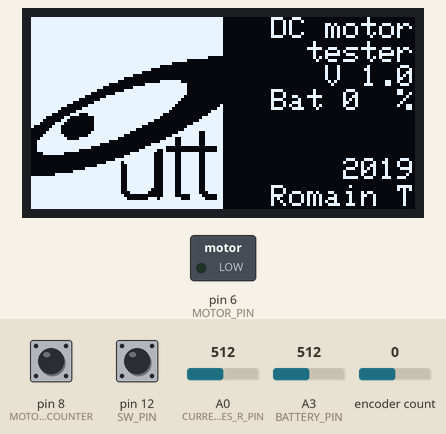
This sketch was run on a simulated Arduino Uno, built with avr-gcc and run on an emulated ATmega328P. Shown: 128×64 one-colour display, switched loads named in the sketch (green lamp = pin HIGH). The inputs (shaded band) are chosen by the test bench; at power-on: pin 12 (SW_PIN) HIGH, encoder count 0, A3 (BATTERY_PIN) = 512, pin 8 (MOTOR_REV_COUNTER) HIGH, A0 (CURRENT_MES_R_PIN) = 512. What the sketch prints to the serial monitor is not drawn.

Above: at 1.2 s.
1.3 s: pin 12 (SW_PIN) pulled LOW for 0.15 s
At 2.3 s:
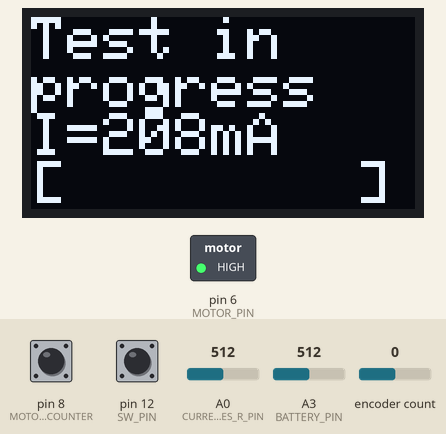
4.4 s: pin 12 (SW_PIN) pulled LOW for 1 s
At 4.7 s:
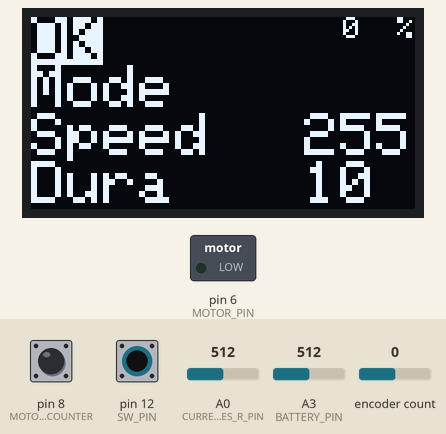
6.9 s: encoder count set to 1
At 8.1 s:
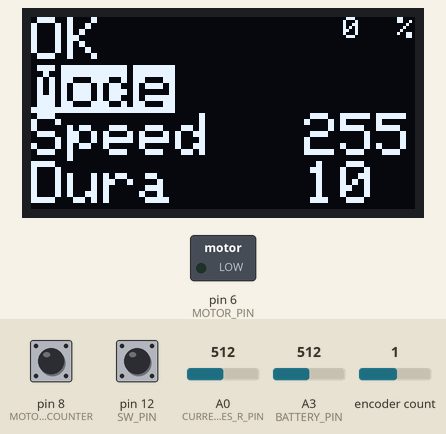
8.4 s: encoder count set to 2
At 9.3 s:
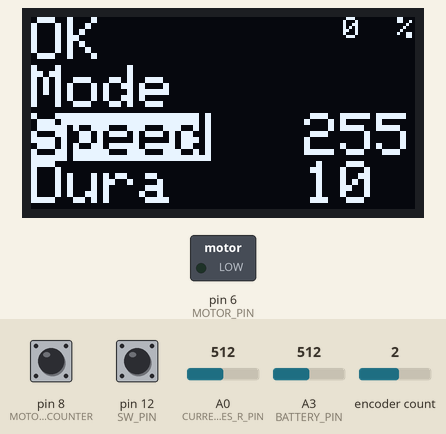
9.9 s: pin 12 (SW_PIN) pulled LOW for 0.15 s
At 10.5 s:
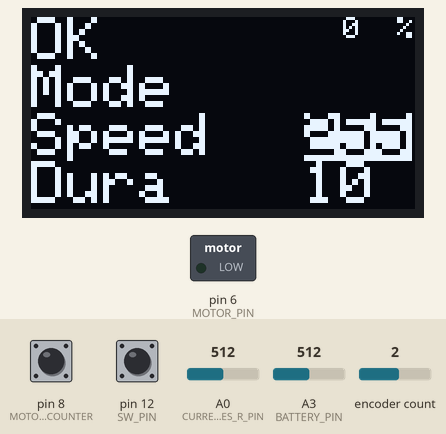
11.5 s: A3 (BATTERY_PIN) set to 900
At 12.9 s:
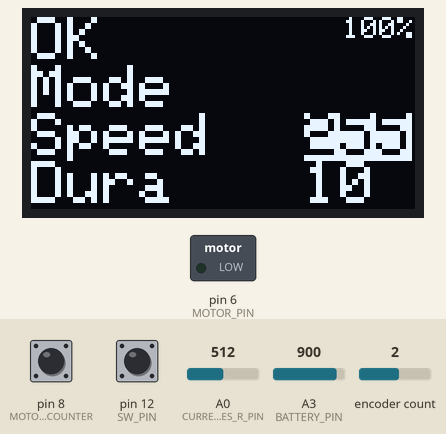
Timing chart, 0 to 14.0 s (numbered marks = the images above; inputs shaded):
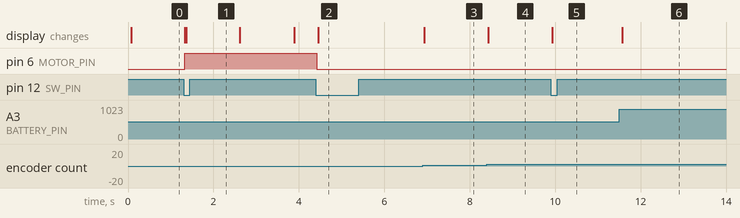

The sketch:

DC_motor_tester.ino
```cpp
//By Romain THOMAS    (2019)    UTT

//battery.level()

#include "parameters.h"
#include "pins.h"
#include "logo.h"
#include <Encoder.h>
#include <Battery.h>
#include <SPI.h>
#include <Wire.h>
#include <Adafruit_GFX.h>
#include <Adafruit_SSD1306.h>
//1K of RAM is use by the screen for the buffer

#define MENU_ITEM_NB				4

//test_state :
#define TEST_EXITED					0 //display test results
#define TEST_IN_PROGRESS			1
#define TEST_IN_INITIALIZATION		2
#define TEST_FINISHED				3 //after TEST_FINISHED

//menu :
#define OK							0
#define SET_TEST_MODE				1
#define SET_SPEED					2
#define DURATION_OR_REVO			3

//selec_menu_or_value
#define MENU_SELEC					0
#define CHANGE_VALUE				1

//test_mode
#define DURATION_TEST_MODE			0
#define REVOLUTIONS_NB_TEST_MODE	1

#define MENU_0	"OK"
#define MENU_1	"Mode"	//Test mode
#define MENU_2	"Speed"
#define MENU_3A	"Dura"	//Test duration
#define MENU_3B	"Revo"	//Test revolutions

void refreshScreen();
uint8_t test();
int getCurrent(); //get the current passing through the motor in mA

Encoder myEnc(ENCODER_A_PIN, ENCODER_B_PIN);
Battery battery(MIN_BATTERY, MAX_BATTERY, BATTERY_PIN);
Adafruit_SSD1306 display(SCREEN_WIDTH, SCREEN_HEIGHT, &Wire, OLED_RESET);

long oldPosition  = 0;
uint8_t menuPosition = 0;
uint8_t test_state = 0;//refer to defines
uint8_t menu = 0;// 0 : OK | 1 : set test mode | 2 : set speed | 3 : set test duration or revolutions nb
uint8_t selec_menu_or_value = 0;//0 : selec menu | 1 : change value
int8_t buffer_selec_menu = 0;
int8_t buffer_change_value = 0;
uint8_t test_mode = DEFAULT_TEST_MODE;
uint8_t motor_speed = DEFAULT_SPEED;
uint8_t test_duration = DEFAULT_DURATION;
uint8_t test_revolutions_nb = DEFAULT_REVOLUTIONS;
uint8_t mem = HIGH;//memory for button
uint8_t e;//tmp var for button
uint8_t mem_counter = HIGH;
uint8_t motor_revo_counter = 0;
uint8_t effective_test_duration = 0;
long current_sum = 0;
long current_measures_nb = 0;
long t = millis();

void setup()
{
	Serial.begin(57600);

	battery.begin(5000, 1.0, &sigmoidal);

	 // SSD1306_SWITCHCAPVCC = generate display voltage from 3.3V internally
	if(!display.begin(SSD1306_SWITCHCAPVCC, 0x3C)) { // Address 0x3D for 128x64
    	Serial.println(F("SSD1306 allocation failed"));
    	for(;;); // Don't proceed, loop forever
	}

	// Clear the buffer
	display.clearDisplay();
	display.drawBitmap(
    0,
    (display.height() - LOGO_HEIGHT) / 2,
    logo_bmp, LOGO_WIDTH, LOGO_HEIGHT, 1);

    display.setTextSize(1);             // Normal 1:1 pixel scale
	display.setTextColor(WHITE);        // Draw white text
	display.setCursor(80,0);
	display.println(F("DC motor"));
	display.setCursor(92,8);
	display.println(F("tester"));
	display.setCursor(98,16);
	display.println(F("V 1.0"));
	display.setCursor(80,24);
	display.println(F("Bat "));
	display.setCursor(104,24);
	display.println(battery.level());
	display.setCursor(122,24);
	display.println(F("%"));
	display.setCursor(104,47);
	display.println(F("2019"));
	display.setCursor(80,56);
	display.println(F("Romain T"));

	display.display();	//refresh the screen

	pinMode(MOTOR_PIN, OUTPUT);
	analogWrite(MOTOR_PIN, 0);
	pinMode(MOTOR_REV_COUNTER, INPUT_PULLUP);
	pinMode(SW_PIN, INPUT_PULLUP);

	//analogReference(INTERNAL);//set analog reference to 1.1V instead of the 5V default
	//disable because of the battery value are up to 4.2 V
}

void loop()
{
	Serial.println(battery.level());
	long newPosition = myEnc.read();
	if (newPosition != oldPosition) {
		Serial.println(newPosition);
		int8_t tmp = (int8_t)(newPosition - oldPosition);
	    if(selec_menu_or_value == MENU_SELEC){
	        buffer_selec_menu += tmp;
	        menu = (uint8_t)((int8_t)menu + buffer_selec_menu/4)%MENU_ITEM_NB;
	        buffer_selec_menu = buffer_selec_menu%4;
	        Serial.print(buffer_selec_menu);
	        Serial.print("\tmenu :");
	        Serial.println(menu);
	    }
	    else{//CHANGE_VALUE
	    	buffer_change_value += tmp;
	    	if(menu == SET_SPEED){
	    	    motor_speed = (uint8_t)(((int)motor_speed + (int)buffer_change_value/4)%256);
	    	}
	    	else if(menu == DURATION_OR_REVO){
	    		if(test_mode == DURATION_TEST_MODE){
	    		    test_duration = (uint8_t)(((int)test_duration + (int)buffer_change_value/4)%256);
	    		}
	    		else{
	    			test_revolutions_nb = (uint8_t)(((int)test_revolutions_nb + (int)buffer_change_value/4)%256);
	    		}
	    	}
	    	buffer_change_value = buffer_change_value%4;
	    }
    	oldPosition = newPosition;
    	refreshScreen();
	}

	e = digitalRead(SW_PIN);
	if((e == LOW) && (mem == HIGH)){
		Serial.print("switch trig ");

		selec_menu_or_value = 1 - selec_menu_or_value;
		if(menu == 0){//if no test running when menu OK is selected
		    if((test_state == TEST_EXITED)){
		    	test_state = TEST_IN_INITIALIZATION;//initialize the test
		    }
		    else{
		    	test_state = TEST_EXITED;
		    	analogWrite(MOTOR_PIN, 0);
		    }
		}

		long tmp = myEnc.read()%4;
		buffer_change_value = (uint8_t)tmp;
		buffer_selec_menu = (uint8_t)tmp;
		if(selec_menu_or_value == MENU_SELEC){
		    Serial.println("Set to menu selec");
		}
		else{
			Serial.println("Set to change value");
		}

		refreshScreen();
	}
	mem = e;

	if(selec_menu_or_value == CHANGE_VALUE){
	    switch (menu) {
	        case OK:
	          selec_menu_or_value = test();
	          break;
	        case SET_TEST_MODE:
	          test_mode = 1 - test_mode;
	          selec_menu_or_value = MENU_SELEC;
	          break;
	        case SET_SPEED:

	          break;
	        case DURATION_OR_REVO:

	          break;
	    }
	    refreshScreen();
	}

	e = digitalRead(MOTOR_REV_COUNTER);
	if((e == LOW) && (mem_counter == HIGH)){
		Serial.println("motor rev counter switch trig");
		if(test_state == TEST_IN_PROGRESS){
		    motor_revo_counter++;
		}
	}
	mem_counter = e;
}

void refreshScreen()
{
	display.clearDisplay();

	if(test_state == TEST_EXITED){
		display.setTextSize(1);
		display.setCursor(104,0);
		display.println(battery.level());
		display.setCursor(122,0);
		display.println(F("%"));

		display.setTextSize(2);

		if(menu == OK){
		    display.setTextColor(BLACK, WHITE);
		}
		else{
			display.setTextColor(WHITE, BLACK);
		}
		display.setCursor(0,0);
		display.println(F(MENU_0));

		if(menu == SET_TEST_MODE){
		    display.setTextColor(BLACK, WHITE);
		}
		else{
			display.setTextColor(WHITE, BLACK);
		}
		display.setCursor(0,16);
		display.println(F(MENU_1));

		if((menu == SET_SPEED) && (selec_menu_or_value == MENU_SELEC)){
		    display.setTextColor(BLACK, WHITE);
		}
		else{
			display.setTextColor(WHITE, BLACK);
		}
		display.setCursor(0,32);
		display.println(F(MENU_2));
		if((menu == SET_SPEED) && (selec_menu_or_value == CHANGE_VALUE)){
		    display.setTextColor(BLACK, WHITE);
		}
		else{
			display.setTextColor(WHITE, BLACK);
		}
		display.setCursor(91,32);
		display.println(motor_speed);

		if((menu == DURATION_OR_REVO) && (selec_menu_or_value == MENU_SELEC)){
		    display.setTextColor(BLACK, WHITE);
		}
		else{
			display.setTextColor(WHITE, BLACK);
		}
		display.setCursor(0,48);
	    if(test_mode == DURATION_TEST_MODE){
			display.println(F(MENU_3A));
			if((menu == DURATION_OR_REVO) && (selec_menu_or_value == CHANGE_VALUE)){
		    display.setTextColor(BLACK, WHITE);
			}
			else{
				display.setTextColor(WHITE, BLACK);
			}
			display.setCursor(91,48);
			display.println(test_duration);
	    }
	    else{
	    	display.println(F(MENU_3B));
	    	if((menu == DURATION_OR_REVO) && (selec_menu_or_value == CHANGE_VALUE)){
		    display.setTextColor(BLACK, WHITE);
			}
			else{
				display.setTextColor(WHITE, BLACK);
			}
	    	display.setCursor(91,48);
			display.println(test_revolutions_nb);
	    }
	}
	else{
		display.setTextSize(2);
	    if(test_state == TEST_IN_PROGRESS){
	        display.setTextColor(WHITE, BLACK);
			display.setCursor(0,0);
			display.println(F("Test in"));
			display.setCursor(0,16);
			display.println(F("progress"));
			display.setCursor(0,32);
			display.println(F("I="));
			display.setCursor(24,32);
			display.println(getCurrent());
			current_sum += (long)getCurrent();
			current_measures_nb++;
			display.setCursor(60,32);
			display.println(F("mA"));
			display.setCursor(0,48);
			display.println(F("["));
			display.setCursor(108,48);
			display.println(F("]"));
			int count;
			if(test_mode == DURATION_TEST_MODE){
			    count = (int)((millis() - t)*8/(((long)test_duration)*1000));
			}
			else{//REVOLUTIONS_NB_TEST_MODE
				count = ((int)motor_revo_counter)*8/((int)test_revolutions_nb);
			}
			for (int i = 0; i < count; ++i)
			{
				display.setCursor(12+i*12,48);
				display.println(F("="));
			}
	    }
	    else if(test_state == TEST_FINISHED){
	        display.setTextColor(WHITE, BLACK);
	        display.setCursor(0,0);
			display.println(F("Test fini-"));
			display.setCursor(0,16);
			display.println(F("shed I="));
			display.setCursor(84,16);
			display.println(current_sum/current_measures_nb);
			display.setCursor(0,32);
			display.println(F("mA"));
			display.setCursor(36,32);
			display.println(motor_revo_counter);
			display.setCursor(72,32);
			display.println(F("revo"));
			display.setCursor(0,48);
			display.println(F("in"));
			display.setCursor(36,48);
			display.println(effective_test_duration);
			display.setCursor(72,48);
			display.println(F("s"));
	    }
	}


	display.display();
}

uint8_t test()
{
	uint8_t res;
	if(test_state == TEST_FINISHED){
	    res = CHANGE_VALUE;
	}
	else if(test_state == TEST_IN_INITIALIZATION){
	    t = millis();
	    motor_revo_counter = 0;
	    analogWrite(MOTOR_PIN, motor_speed);
	    res = CHANGE_VALUE;
	    test_state = TEST_IN_PROGRESS;
	}
	else if(test_state == TEST_IN_PROGRESS){
		if(test_mode == DURATION_TEST_MODE){
		    if(millis() > t + ((long)test_duration)*1000){
			    analogWrite(MOTOR_PIN, 0);
				test_state = TEST_FINISHED;
				effective_test_duration = test_duration;
				Serial.println("time finished");
			}
		}
		else{//REVOLUTIONS_NB_TEST_MODE
			if(motor_revo_counter >= test_revolutions_nb){
			    analogWrite(MOTOR_PIN, 0);
				test_state = TEST_FINISHED;
				effective_test_duration = (uint8_t)((millis() - t)/1000);
				Serial.println("revolutions nb target reached");
			}
		}

		res = CHANGE_VALUE;
	}
	else{//TEST_EXITED
		res = MENU_SELEC;
		analogWrite(MOTOR_PIN, 0);
	}

	return res;
}

int getCurrent()
{
	return map(analogRead(CURRENT_MES_R_PIN), 0, 1023, 0, 4167);
	//R = 1.2 Ohms
	//U=RI ==> I=U/R
	//Umax = 5V ==> 1023
	//Imax = 5/1.2*1000 = 4167 mA
}
```

parameters.h
```cpp
#ifndef PARAMETERS_H
#define PARAMETERS_H

#define SCREEN_WIDTH	128 // OLED display width, in pixels
#define SCREEN_HEIGHT	64 // OLED display height, in pixels

// Declaration for an SSD1306 display connected to I2C (SDA, SCL pins)
#define OLED_RESET		-1 // Reset pin # (or -1 if sharing Arduino reset pin)

//Default settings for motor test :
#define DEFAULT_TEST_MODE	0	//duration test mode : 0 | revolutions nb test mode : 1
#define DEFAULT_SPEED		255 //pwm : 0 - 255
#define DEFAULT_DURATION	10	//duration in seconds : 0 - 255
#define DEFAULT_REVOLUTIONS	10	//revolutions number goal for the motor : 0 - 255

//Settings for battery level indicator :
#define MIN_BATTERY	3400
#define MAX_BATTERY	4200

#endif
```

pins.h
```cpp
#ifndef PINS_H
#define PINS_H
#include "Arduino.h"

#define MOTOR_PIN			6
#define MOTOR_REV_COUNTER	8
#define SW_PIN				12
#define ENCODER_A_PIN		3
#define ENCODER_B_PIN		2
#define CURRENT_MES_R_PIN	A0 //current measurement resistor pin
#define BATTERY_PIN			A3

#endif
```

Source omitted: logo.h (data table, 2658 bytes)

Measured:
- after the input at 1.3 s, pin 6 (MOTOR_PIN): LOW → HIGH at once; the display: first changes at once (image 1 shows a later state)
- after the input at 4.4 s, pin 6 (MOTOR_PIN): HIGH → LOW at once; the display: changes after 0.06 s (image 2)
- after the input at 6.9 s, the display: changes at once (image 3)
- after the input at 8.4 s, the display: changes at once (image 4)
- after the input at 9.9 s, the display: changes at once (image 5)
- after the input at 11.5 s, the display: changes after 0.07 s (image 6)
